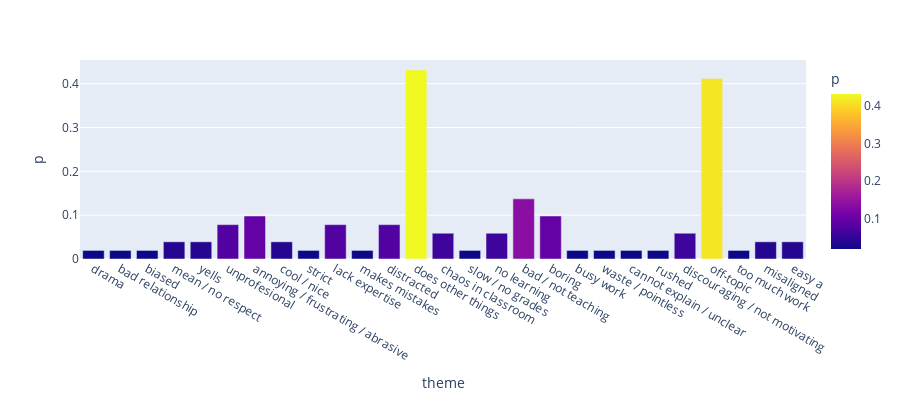

Notebook code cell kept with this figure:
### Markdown cell above
**Plot assignments in a specific topic:**

### Code cell
from student_voices.visuals import plot_basic_theme_dist

sheet_name = 'topic_C11_50'
basic_dist, theme_names = basic_summary[sheet_name]
plot_basic_theme_dist(basic_dist)

### Figure 1 — Plotly figure (JSON) as saved in the notebook; plotly's stock layout.template omitted (floating-point values rounded to 4 significant figures)
{"data": [{"alignmentgroup": "True", "hoverlabel": {"namelength": 0}, "hovertemplate": "theme=%{x}<br>p=%{marker.color}", "legendgroup": "", "marker": {"color": [0.01961, 0.01961, 0.01961, 0.03922, 0.03922, 0.07843, 0.09804, 0.03922, 0.01961, 0.07843, 0.01961, 0.07843, 0.4314, 0.05882, 0.01961, 0.05882, 0.1373, 0.09804, 0.01961, 0.01961, 0.01961, 0.01961, 0.05882, 0.4118, 0.01961, 0.03922, 0.03922], "coloraxis": "coloraxis"}, "name": "", "offsetgroup": "", "orientation": "v", "showlegend": false, "textposition": "auto", "type": "bar", "x": ["drama", "bad relationship", "biased", "mean / no respect", "yells", "unprofesional", "annoying / frustrating / abrasive", "cool / nice", "strict", "lack expertise", "makes mistakes", "distracted", "does other things", "chaos in classroom", "slow / no grades", "no learning", "bad / not teaching", "boring", "busy work", "waste / pointless", "cannot explain / unclear", "rushed", "discouraging / not motivating", "off-topic", "too much work", "misaligned", "easy a"], "xaxis": "x", "y": [0.01961, 0.01961, 0.01961, 0.03922, 0.03922, 0.07843, 0.09804, 0.03922, 0.01961, 0.07843, 0.01961, 0.07843, 0.4314, 0.05882, 0.01961, 0.05882, 0.1373, 0.09804, 0.01961, 0.01961, 0.01961, 0.01961, 0.05882, 0.4118, 0.01961, 0.03922, 0.03922], "yaxis": "y"}], "layout": {"barmode": "relative", "coloraxis": {"colorbar": {"title": {"text": "p"}}, "colorscale": [[0, "#0d0887"], [0.1111, "#46039f"], [0.2222, "#7201a8"], [0.3333, "#9c179e"], [0.4444, "#bd3786"], [0.5556, "#d8576b"], [0.6667, "#ed7953"], [0.7778, "#fb9f3a"], [0.8889, "#fdca26"], [1, "#f0f921"]]}, "height": 400, "legend": {"tracegroupgap": 0}, "margin": {"t": 60}, "xaxis": {"anchor": "y", "domain": [0, 1], "title": {"text": "theme"}}, "yaxis": {"anchor": "x", "domain": [0, 1], "title": {"text": "p"}}}}
